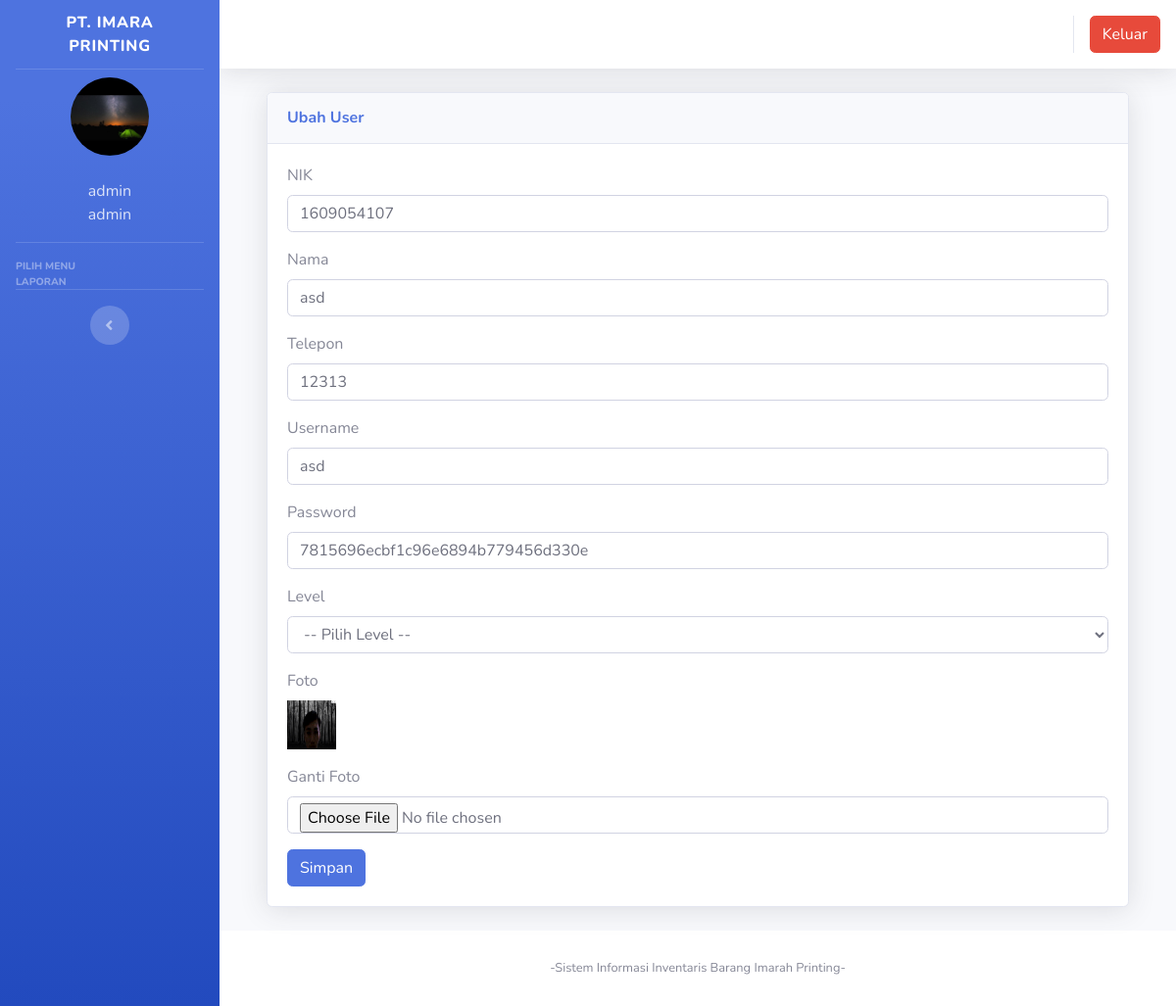
Before: /index.php?page=pengguna&aksi=ubahpengguna&id=32 (signed in) with the older database file.
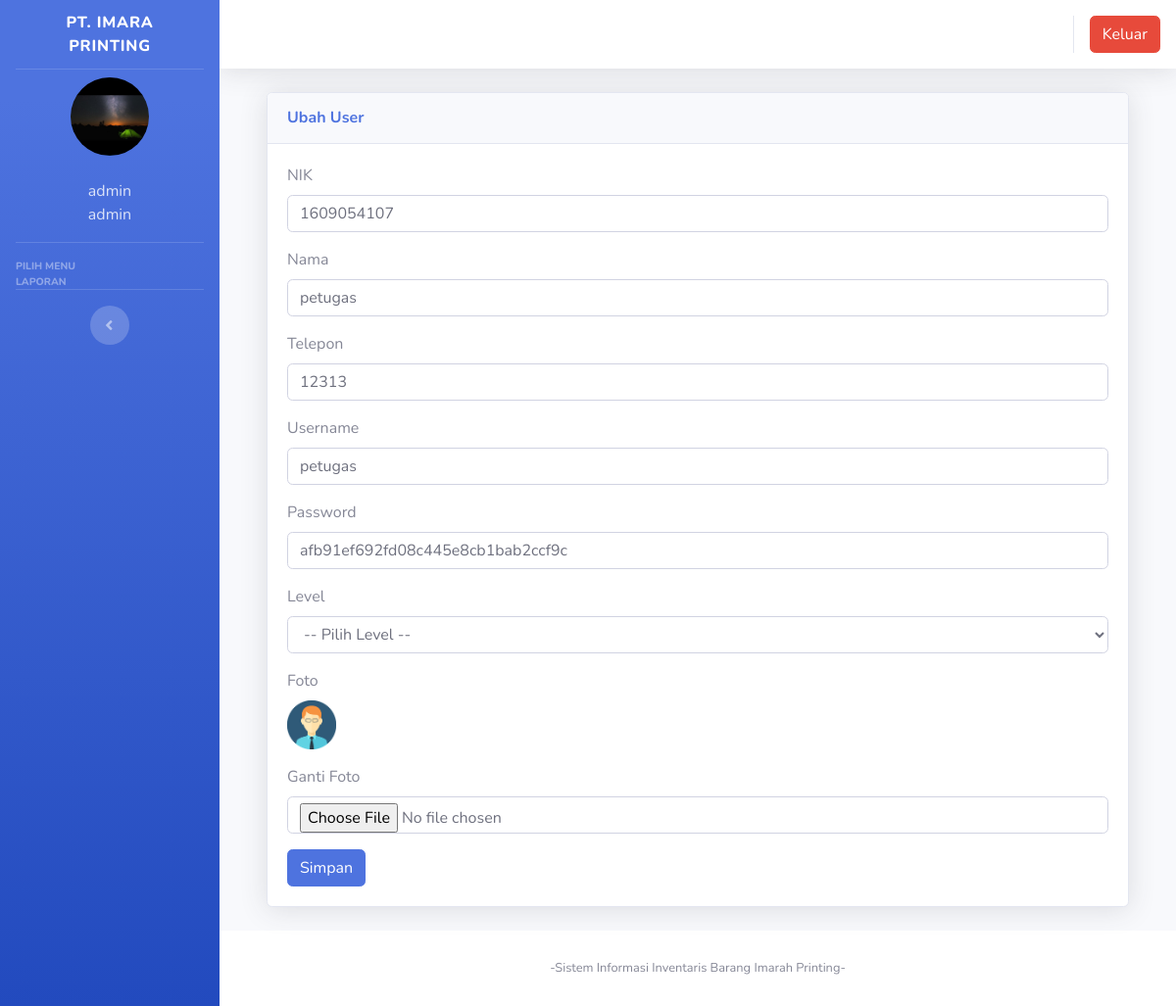
After: the same page with the newer database file.
### tables this page shows
CREATE TABLE `users` (
  `id` int(11) NOT NULL,
  `nik` varchar(10) NOT NULL,
  `nama` varchar(100) NOT NULL,
  `alamat` varchar(200) NOT NULL,
  `telepon` varchar(100) NOT NULL,
  `username` varchar(100) NOT NULL,
  `password` varchar(100) NOT NULL,
  `level` varchar(25) NOT NULL DEFAULT 'member',
  `foto` varchar(25) NOT NULL
);

### index.php (the view, shortened to what the changed rows need)
<!DOCTYPE html>
<html lang="en">
<head>
  <link href="vendor/fontawesome-free/css/all.min.css" rel="stylesheet" type="text/css">
  <link href="css/sb-admin-2.min.css" rel="stylesheet">
  <link href="vendor/datatables/dataTables.bootstrap4.min.css" rel="stylesheet">
  <link href="vendor/sweetalert2/sweetalert2.min.css" rel="stylesheet">
  <link href="css/sb-admin-2.min.css" rel="stylesheet">
</head>
<body id="page-top">
  <div id="wrapper">
    <div id="content-wrapper" class="d-flex flex-column">
      <div id="content">
        <div class="container-fluid">
		 <section class="content">
		  <?php
			   $page = $_GET['page'];
			   $aksi = $_GET['aksi'];
         $pecah_page = explode("_", $page);
         if(ISSET($pecah_page[1]) ) {
           include "page/".$pecah_page[0]."/".$page.".php";
         }
         else {
           include "page/".$page."/".$aksi.".php";
         }
			?>
    </section>
</div>
    </div>
  </div>
  </div>
</body>
</html>

### page/pengguna/ubahpengguna.php (shortened to what the changed rows need)
<?php
 $id = $_GET['id'];
 $sql2 = $koneksi->query("select * from users where id = '$id'");
 $tampil = $sql2->fetch_assoc();
 ?>
  <div class="container-fluid">
          <div class="card shadow mb-4">
            <div class="card-header py-3">
              <h6 class="m-0 font-weight-bold text-primary">Ubah User</h6>
            </div>
            <div class="card-body">
              <div class="table-responsive">
							<div class="body">
							<form method="POST" enctype="multipart/form-data">
							<label for="">NIK</label>
                            <div class="form-group">
                               <div class="form-line">
                                <input type="number" name="nik" value="<?php echo $tampil['nik']; ?>" class="form-control" />
							</div>
                            </div>
							<label for="">Nama</label>
                            <div class="form-group">
                               <div class="form-line">
                                <input type="text" name="nama" value="<?php echo $tampil['nama']; ?>" class="form-control" />
							</div>
                            </div>
							<label for="">Telepon</label>
                            <div class="form-group">
                               <div class="form-line">
                                <input type="number" name="telepon" value="<?php echo $tampil['telepon']; ?>" class="form-control" />
							</div>
                            </div>
							<label for="">Username</label>
                            <div class="form-group">
                               <div class="form-line">
                                <input type="text" name="username" value="<?php echo $tampil['username']; ?>" class="form-control" />
								</div>
                            </div>
							<label for="">Password</label>
                            <div class="form-group">
                               <div class="form-line">
                                <input type="text" name="password" value="<?php echo $tampil['password']; ?>" class="form-control" />
								</div>
                            </div>
							<label for="">Level</label>
							 <div class="form-group">
                               <div class="form-line">
                                    <select name="level" class="form-control show-tick">
                                        <option value="">-- Pilih Level --</option>
                                    </select>
                            </div>
							</div>
							<label for="">Foto</label>
                            <div class="form-group">
                               <div class="form-line">
                                <img src="img/<?php echo $tampil['foto']; ?> "width="50" height="50"  alt="">
							</div>
                            </div>
							<label for="">Ganti Foto</label>
                            <div class="form-group">
                               <div class="form-line">
                                <input type="file" name="foto" class="form-control" />
							</div>
                            </div>
							<input type="submit" name="simpan" value="Simpan" class="btn btn-primary">
							</form>

Changed rows visible on the page:
changed users: nama "asd" → "petugas"; username "asd" → "petugas"; password "7815696ecbf1c96e6894b779456d330e" → "afb91ef692fd08c445e8cb1bab2ccf9c"; foto: a different picture
